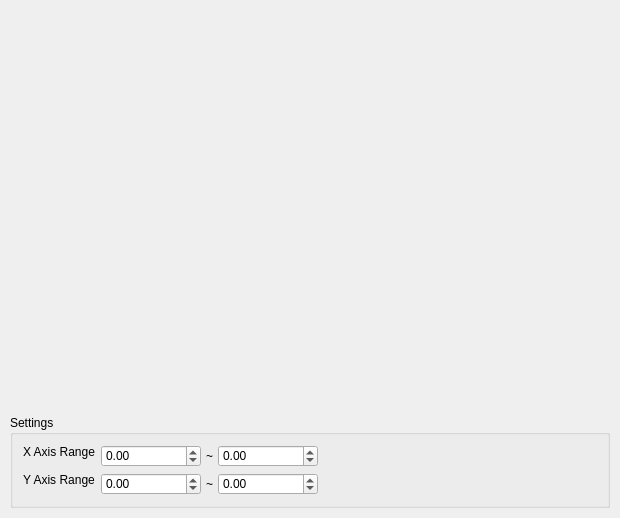
<?xml version="1.0" encoding="UTF-8"?>
<ui version="4.0">
 <class>GraphPlotForm</class>
 <widget class="QWidget" name="GraphPlotForm">
  <property name="geometry">
   <rect>
    <x>0</x>
    <y>0</y>
    <width>620</width>
    <height>515</height>
   </rect>
  </property>
  <property name="windowTitle">
   <string>Form</string>
  </property>
  <layout class="QVBoxLayout" name="verticalLayout_2">
   <property name="spacing">
    <number>0</number>
   </property>
   <property name="leftMargin">
    <number>0</number>
   </property>
   <property name="topMargin">
    <number>0</number>
   </property>
   <property name="rightMargin">
    <number>0</number>
   </property>
   <property name="bottomMargin">
    <number>0</number>
   </property>
   <item>
    <widget class="QWidget" name="panelWidgetHolder" native="true">
     <property name="styleSheet">
      <string notr="true">QScrollArea {
	border: 0px solid transparent;
}</string>
     </property>
     <layout class="QVBoxLayout" name="verticalLayout">
      <property name="spacing">
       <number>5</number>
      </property>
      <property name="leftMargin">
       <number>10</number>
      </property>
      <property name="topMargin">
       <number>10</number>
      </property>
      <property name="rightMargin">
       <number>10</number>
      </property>
      <property name="bottomMargin">
       <number>10</number>
      </property>
      <item>
       <widget class="QWidget" name="plotHolder" native="true">
        <layout class="QHBoxLayout" name="horizontalLayout_4">
         <property name="spacing">
          <number>0</number>
         </property>
         <property name="leftMargin">
          <number>0</number>
         </property>
         <property name="topMargin">
          <number>0</number>
         </property>
         <property name="rightMargin">
          <number>0</number>
         </property>
         <property name="bottomMargin">
          <number>0</number>
         </property>
         <item>
          <widget class="QScrollArea" name="plotScrollArea">
           <property name="minimumSize">
            <size>
             <width>600</width>
             <height>400</height>
            </size>
           </property>
           <property name="maximumSize">
            <size>
             <width>600</width>
             <height>400</height>
            </size>
           </property>
           <property name="widgetResizable">
            <bool>true</bool>
           </property>
           <widget class="QWidget" name="scrollAreaWidgetContents">
            <property name="geometry">
             <rect>
              <x>0</x>
              <y>0</y>
              <width>600</width>
              <height>400</height>
             </rect>
            </property>
            <layout class="QGridLayout" name="gridLayout">
             <property name="leftMargin">
              <number>5</number>
             </property>
             <property name="topMargin">
              <number>5</number>
             </property>
             <property name="rightMargin">
              <number>5</number>
             </property>
             <property name="bottomMargin">
              <number>5</number>
             </property>
             <item row="0" column="0">
              <widget class="QCustomPlot" name="plot" native="true">
               <property name="sizePolicy">
                <sizepolicy hsizetype="Fixed" vsizetype="Fixed">
                 <horstretch>0</horstretch>
                 <verstretch>0</verstretch>
                </sizepolicy>
               </property>
               <property name="minimumSize">
                <size>
                 <width>580</width>
                 <height>380</height>
                </size>
               </property>
              </widget>
             </item>
            </layout>
           </widget>
          </widget>
         </item>
        </layout>
       </widget>
      </item>
      <item>
       <widget class="QGroupBox" name="settingsBox">
        <property name="sizePolicy">
         <sizepolicy hsizetype="Preferred" vsizetype="Fixed">
          <horstretch>0</horstretch>
          <verstretch>0</verstretch>
         </sizepolicy>
        </property>
        <property name="title">
         <string>Settings</string>
        </property>
        <layout class="QHBoxLayout" name="horizontalLayout_3">
         <property name="leftMargin">
          <number>10</number>
         </property>
         <property name="topMargin">
          <number>10</number>
         </property>
         <property name="rightMargin">
          <number>10</number>
         </property>
         <property name="bottomMargin">
          <number>10</number>
         </property>
         <item>
          <widget class="QWidget" name="settingsForm" native="true">
           <property name="sizePolicy">
            <sizepolicy hsizetype="Preferred" vsizetype="Preferred">
             <horstretch>0</horstretch>
             <verstretch>0</verstretch>
            </sizepolicy>
           </property>
           <layout class="QFormLayout" name="formLayout">
            <property name="leftMargin">
             <number>0</number>
            </property>
            <property name="topMargin">
             <number>0</number>
            </property>
            <property name="rightMargin">
             <number>0</number>
            </property>
            <property name="bottomMargin">
             <number>0</number>
            </property>
            <item row="0" column="0">
             <widget class="QLabel" name="xAxisRangeLabel">
              <property name="sizePolicy">
               <sizepolicy hsizetype="Preferred" vsizetype="Fixed">
                <horstretch>0</horstretch>
                <verstretch>0</verstretch>
               </sizepolicy>
              </property>
              <property name="text">
               <string>X Axis Range</string>
              </property>
              <property name="alignment">
               <set>Qt::AlignCenter</set>
              </property>
             </widget>
            </item>
            <item row="2" column="0">
             <widget class="QLabel" name="yAxisRangeLabel">
              <property name="sizePolicy">
               <sizepolicy hsizetype="Preferred" vsizetype="Fixed">
                <horstretch>0</horstretch>
                <verstretch>0</verstretch>
               </sizepolicy>
              </property>
              <property name="text">
               <string>Y Axis Range</string>
              </property>
              <property name="alignment">
               <set>Qt::AlignCenter</set>
              </property>
             </widget>
            </item>
            <item row="0" column="1">
             <widget class="QWidget" name="xAxisRangeFieldBox" native="true">
              <property name="sizePolicy">
               <sizepolicy hsizetype="Preferred" vsizetype="Fixed">
                <horstretch>0</horstretch>
                <verstretch>0</verstretch>
               </sizepolicy>
              </property>
              <layout class="QHBoxLayout" name="horizontalLayout">
               <property name="spacing">
                <number>5</number>
               </property>
               <property name="leftMargin">
                <number>0</number>
               </property>
               <property name="topMargin">
                <number>0</number>
               </property>
               <property name="rightMargin">
                <number>0</number>
               </property>
               <property name="bottomMargin">
                <number>0</number>
               </property>
               <item>
                <widget class="QDoubleSpinBox" name="xAxisLowerField">
                 <property name="minimumSize">
                  <size>
                   <width>100</width>
                   <height>0</height>
                  </size>
                 </property>
                 <property name="maximumSize">
                  <size>
                   <width>100</width>
                   <height>16777215</height>
                  </size>
                 </property>
                 <property name="minimum">
                  <double>-2147483648.000000000000000</double>
                 </property>
                 <property name="maximum">
                  <double>2147483647.000000000000000</double>
                 </property>
                </widget>
               </item>
               <item>
                <widget class="QLabel" name="xAxisSepLabel">
                 <property name="sizePolicy">
                  <sizepolicy hsizetype="Fixed" vsizetype="Preferred">
                   <horstretch>0</horstretch>
                   <verstretch>0</verstretch>
                  </sizepolicy>
                 </property>
                 <property name="text">
                  <string>~</string>
                 </property>
                </widget>
               </item>
               <item>
                <widget class="QDoubleSpinBox" name="xAxisUpperField">
                 <property name="minimumSize">
                  <size>
                   <width>100</width>
                   <height>0</height>
                  </size>
                 </property>
                 <property name="maximumSize">
                  <size>
                   <width>100</width>
                   <height>16777215</height>
                  </size>
                 </property>
                 <property name="minimum">
                  <double>-2147483648.000000000000000</double>
                 </property>
                 <property name="maximum">
                  <double>2147483647.000000000000000</double>
                 </property>
                </widget>
               </item>
               <item>
                <spacer name="horizontalSpacer">
                 <property name="orientation">
                  <enum>Qt::Horizontal</enum>
                 </property>
                 <property name="sizeHint" stdset="0">
                  <size>
                   <width>40</width>
                   <height>20</height>
                  </size>
                 </property>
                </spacer>
               </item>
              </layout>
             </widget>
            </item>
            <item row="2" column="1">
             <widget class="QWidget" name="yAxisRangeFieldBox" native="true">
              <property name="sizePolicy">
               <sizepolicy hsizetype="Preferred" vsizetype="Fixed">
                <horstretch>0</horstretch>
                <verstretch>0</verstretch>
               </sizepolicy>
              </property>
              <layout class="QHBoxLayout" name="horizontalLayout_2">
               <property name="spacing">
                <number>5</number>
               </property>
               <property name="leftMargin">
                <number>0</number>
               </property>
               <property name="topMargin">
                <number>0</number>
               </property>
               <property name="rightMargin">
                <number>0</number>
               </property>
               <property name="bottomMargin">
                <number>0</number>
               </property>
               <item>
                <widget class="QDoubleSpinBox" name="yAxisLowerField">
                 <property name="minimumSize">
                  <size>
                   <width>100</width>
                   <height>0</height>
                  </size>
                 </property>
                 <property name="maximumSize">
                  <size>
                   <width>100</width>
                   <height>16777215</height>
                  </size>
                 </property>
                 <property name="minimum">
                  <double>-2147483648.000000000000000</double>
                 </property>
                 <property name="maximum">
                  <double>2147483647.000000000000000</double>
                 </property>
                </widget>
               </item>
               <item>
                <widget class="QLabel" name="yAxisSepLabel">
                 <property name="sizePolicy">
                  <sizepolicy hsizetype="Fixed" vsizetype="Preferred">
                   <horstretch>0</horstretch>
                   <verstretch>0</verstretch>
                  </sizepolicy>
                 </property>
                 <property name="text">
                  <string>~</string>
                 </property>
                </widget>
               </item>
               <item>
                <widget class="QDoubleSpinBox" name="yAxisUpperField">
                 <property name="minimumSize">
                  <size>
                   <width>100</width>
                   <height>0</height>
                  </size>
                 </property>
                 <property name="maximumSize">
                  <size>
                   <width>100</width>
                   <height>16777215</height>
                  </size>
                 </property>
                 <property name="minimum">
                  <double>-2147483648.000000000000000</double>
                 </property>
                 <property name="maximum">
                  <double>2147483647.000000000000000</double>
                 </property>
                </widget>
               </item>
               <item>
                <spacer name="horizontalSpacer_2">
                 <property name="orientation">
                  <enum>Qt::Horizontal</enum>
                 </property>
                 <property name="sizeHint" stdset="0">
                  <size>
                   <width>40</width>
                   <height>20</height>
                  </size>
                 </property>
                </spacer>
               </item>
              </layout>
             </widget>
            </item>
           </layout>
          </widget>
         </item>
        </layout>
       </widget>
      </item>
     </layout>
    </widget>
   </item>
  </layout>
 </widget>
 <customwidgets>
  <customwidget>
   <class>QCustomPlot</class>
   <extends>QWidget</extends>
   <header>qcustomplot.h</header>
   <container>1</container>
  </customwidget>
 </customwidgets>
 <tabstops>
  <tabstop>xAxisLowerField</tabstop>
  <tabstop>xAxisUpperField</tabstop>
  <tabstop>yAxisLowerField</tabstop>
  <tabstop>yAxisUpperField</tabstop>
 </tabstops>
 <resources/>
 <connections/>
</ui>
